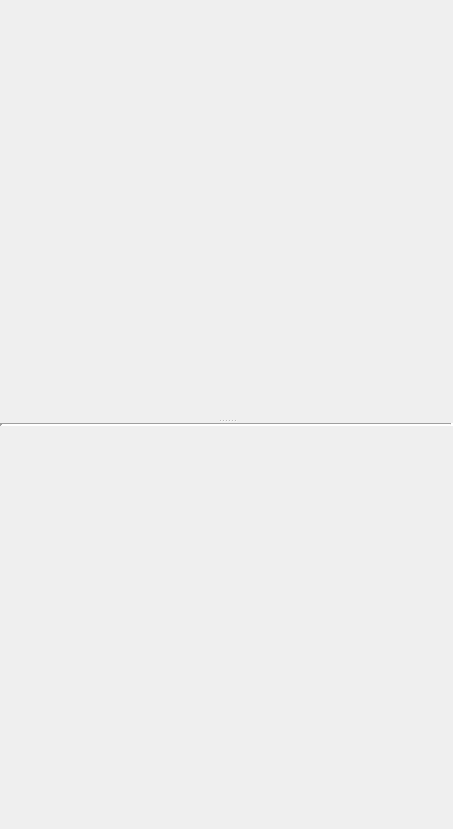
<?xml version="1.0" encoding="UTF-8"?>
<ui version="4.0">
 <class>StackAndSource</class>
 <widget class="QWidget" name="StackAndSource">
  <property name="geometry">
   <rect>
    <x>0</x>
    <y>0</y>
    <width>453</width>
    <height>829</height>
   </rect>
  </property>
  <property name="windowTitle">
   <string>Form</string>
  </property>
  <layout class="QGridLayout" name="gridLayout">
   <property name="leftMargin">
    <number>0</number>
   </property>
   <property name="topMargin">
    <number>0</number>
   </property>
   <property name="rightMargin">
    <number>0</number>
   </property>
   <property name="bottomMargin">
    <number>0</number>
   </property>
   <property name="spacing">
    <number>0</number>
   </property>
   <item row="0" column="0">
    <widget class="QSplitter" name="splitter">
     <property name="orientation">
      <enum>Qt::Vertical</enum>
     </property>
     <widget class="StackTrace" name="stackTraceWidget" native="true"/>
     <widget class="QWidget" name="">
      <layout class="QVBoxLayout" name="verticalLayout">
       <item>
        <widget class="Line" name="line">
         <property name="frameShadow">
          <enum>QFrame::Sunken</enum>
         </property>
         <property name="lineWidth">
          <number>3</number>
         </property>
         <property name="orientation">
          <enum>Qt::Horizontal</enum>
         </property>
        </widget>
       </item>
       <item>
        <widget class="QLabel" name="fileName">
         <property name="text">
          <string/>
         </property>
         <property name="textFormat">
          <enum>Qt::RichText</enum>
         </property>
        </widget>
       </item>
       <item>
        <widget class="SourceView" name="sourceViewWidget" native="true">
         <property name="minimumSize">
          <size>
           <width>300</width>
           <height>0</height>
          </size>
         </property>
        </widget>
       </item>
      </layout>
     </widget>
    </widget>
   </item>
  </layout>
 </widget>
 <customwidgets>
  <customwidget>
   <class>StackTrace</class>
   <extends>QWidget</extends>
   <header>../src/stacktrace.h</header>
   <container>1</container>
  </customwidget>
  <customwidget>
   <class>SourceView</class>
   <extends>QWidget</extends>
   <header>../src/sourceview.h</header>
   <container>1</container>
  </customwidget>
 </customwidgets>
 <resources/>
 <connections/>
</ui>
